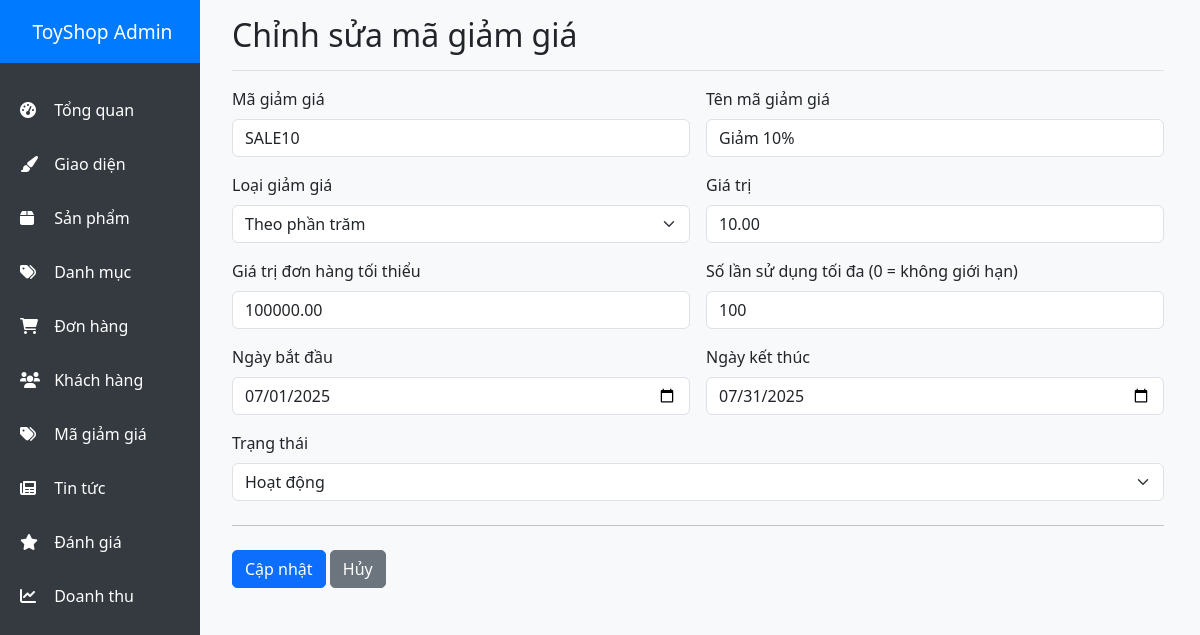
The app's page /admin/discount_form.php?id=1 (signed in) with its own data.
### tables this page shows
CREATE TABLE `discounts` (
  `id` int(11) NOT NULL,
  `code` varchar(50) NOT NULL,
  `name` varchar(100) DEFAULT NULL,
  `type` enum('percentage','fixed') DEFAULT 'percentage',
  `value` decimal(10,2) NOT NULL,
  `min_order_amount` decimal(10,2) DEFAULT 0.00,
  `max_uses` int(11) DEFAULT 0,
  `used_count` int(11) DEFAULT 0,
  `start_date` date DEFAULT NULL,
  `end_date` date DEFAULT NULL,
  `status` enum('active','inactive') DEFAULT 'active',
  `created_at` timestamp NOT NULL DEFAULT current_timestamp()
);

### config/database.php (called while the page is built, shortened)
<?php
$conn = new mysqli(DB_HOST, DB_USER, DB_PASS, DB_NAME);
$conn->set_charset("utf8mb4");
function executeQuery($sql, $params = []) {
    global $conn;
    $stmt = $conn->prepare($sql);
    if (!empty($params)) {
        $types = '';
        foreach ($params as $param) {
            if (is_int($param)) {
                $types .= 'i';
            } elseif (is_float($param)) {
                $types .= 'd';
            } elseif (is_string($param)) {
                $types .= 's';
            } else {
                $types .= 's';
            }
        }
        if (!$stmt->bind_param($types, ...$params)) {
            error_log("Binding parameters failed: " . $stmt->error);
            $stmt->close();
            return false;
        }
    }
    if (!$stmt->execute()) {
        error_log("Execute failed: " . $stmt->error);
        $stmt->close();
        return false;
    }
    if (strpos(strtoupper($sql), 'SELECT') === 0) {
        $result = $stmt->get_result();
        return $result;
    }
    return true;
}
function fetchOne($sql, $params = []) {
    $result = executeQuery($sql, $params);
    if ($result && $result !== true) {
        return $result->fetch_assoc();
    }
    return null;
}
?>

### admin/discount_form.php (the view, shortened to what this page needs)
<?php
require_once '../config/database.php';
$id = $_GET['id'] ?? null;
$discount = null;
$title = "Thêm mã giảm giá";
if ($id) {
    $discount = fetchOne("SELECT * FROM discounts WHERE id = ?", [$id]);
    $title = "Chỉnh sửa mã giảm giá";
}
require_once 'includes/header.php';
?>
<div class="container-fluid">
    <div class="row">
        <?php require_once 'includes/sidebar.php'; ?>
        <main class="col-md-9 ms-sm-auto col-lg-10 px-md-4">
            <div class="d-flex justify-content-between flex-wrap flex-md-nowrap align-items-center pt-3 pb-2 mb-3 border-bottom">
                <h1 class="h2"><?= $title ?></h1>
            </div>
            <form method="POST" class="needs-validation" novalidate>
                <div class="row g-3">
                    <div class="col-sm-6">
                        <label class="form-label">Mã giảm giá</label>
                        <input type="text" class="form-control" name="code"
                               value="<?= $discount['code'] ?? '' ?>" required>
                    </div>
                    <div class="col-sm-6">
                        <label class="form-label">Tên mã giảm giá</label>
                        <input type="text" class="form-control" name="name"
                               value="<?= $discount['name'] ?? '' ?>">
                    </div>
                    <div class="col-sm-6">
                        <label class="form-label">Loại giảm giá</label>
                        <select class="form-select" name="type" required>
                            <option value="percentage" <?= ($discount['type'] ?? '') === 'percentage' ? 'selected' : '' ?>>
                                Theo phần trăm
                            </option>
                        </select>
                    </div>
                    <div class="col-sm-6">
                        <label class="form-label">Giá trị</label>
                        <input type="number" class="form-control" name="value"
                               value="<?= $discount['value'] ?? 0 ?>" required min="0" step="0.01">
                    </div>
                    <div class="col-sm-6">
                        <label class="form-label">Giá trị đơn hàng tối thiểu</label>
                        <input type="number" class="form-control" name="min_order_amount"
                               value="<?= $discount['min_order_amount'] ?? 0 ?>" required min="0">
                    </div>
                    <div class="col-sm-6">
                        <label class="form-label">Số lần sử dụng tối đa (0 = không giới hạn)</label>
                        <input type="number" class="form-control" name="max_uses"
                               value="<?= $discount['max_uses'] ?? 0 ?>" required min="0">
                    </div>
                    <div class="col-sm-6">
                        <label class="form-label">Ngày bắt đầu</label>
                        <input type="date" class="form-control" name="start_date"
                               value="<?= $discount['start_date'] ?? '' ?>">
                    </div>
                    <div class="col-sm-6">
                        <label class="form-label">Ngày kết thúc</label>
                        <input type="date" class="form-control" name="end_date"
                               value="<?= $discount['end_date'] ?? '' ?>">
                    </div>
                    <div class="col-12">
                        <label class="form-label">Trạng thái</label>
                        <select class="form-select" name="status" required>
                            <option value="active" <?= ($discount['status'] ?? '') === 'active' ? 'selected' : '' ?>>
                                Hoạt động
                            </option>
                        </select>
                    </div>
                </div>
                <hr class="my-4">
                <button class="btn btn-primary" type="submit">
                    <?= $id ? 'Cập nhật' : 'Thêm mới' ?>
                </button>
                <a href="discounts.php" class="btn btn-secondary">Hủy</a>
            </form>
        </main>
    </div>
</div>

### admin/assets/css/admin.css (style rules this page uses)
:root { --sidebar-width: 200px; --primary-color: #879db5; --secondary-color: #6c757d; --success-color: #28a745; --danger-color: #dc3545; --warning-color: #ffc107; --info-color: #17a2b8; --light-color: #32689e; --dark-color: #343a40; }
body { font-family: "Segoe UI", Tahoma, Geneva, Verdana, sans-serif; background-color: #f8f9fa; }
.btn { border-radius: 5px; font-weight: 500; transition: all 0.3s; }

### records on screen
discounts: code "SALE10", name "Giảm 10%", type "Theo phần trăm", value "10.00", min_order_amount "100000.00", max_uses "100", start_date "07/01/2025", end_date "07/31/2025", status "Hoạt động"

### other values on screen
$title "Chỉnh sửa mã giảm giá"
